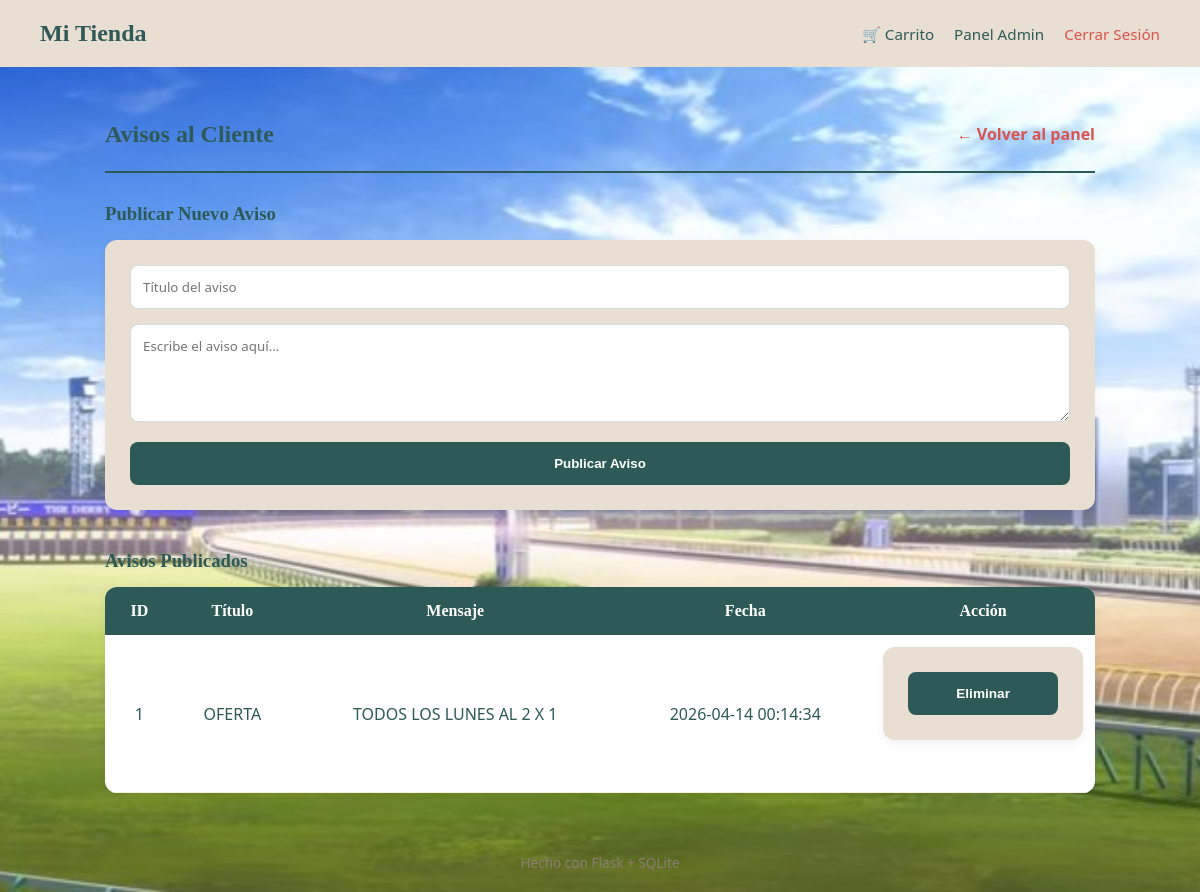
The page /admin/avisos (signed in) on the database as committed earlier.
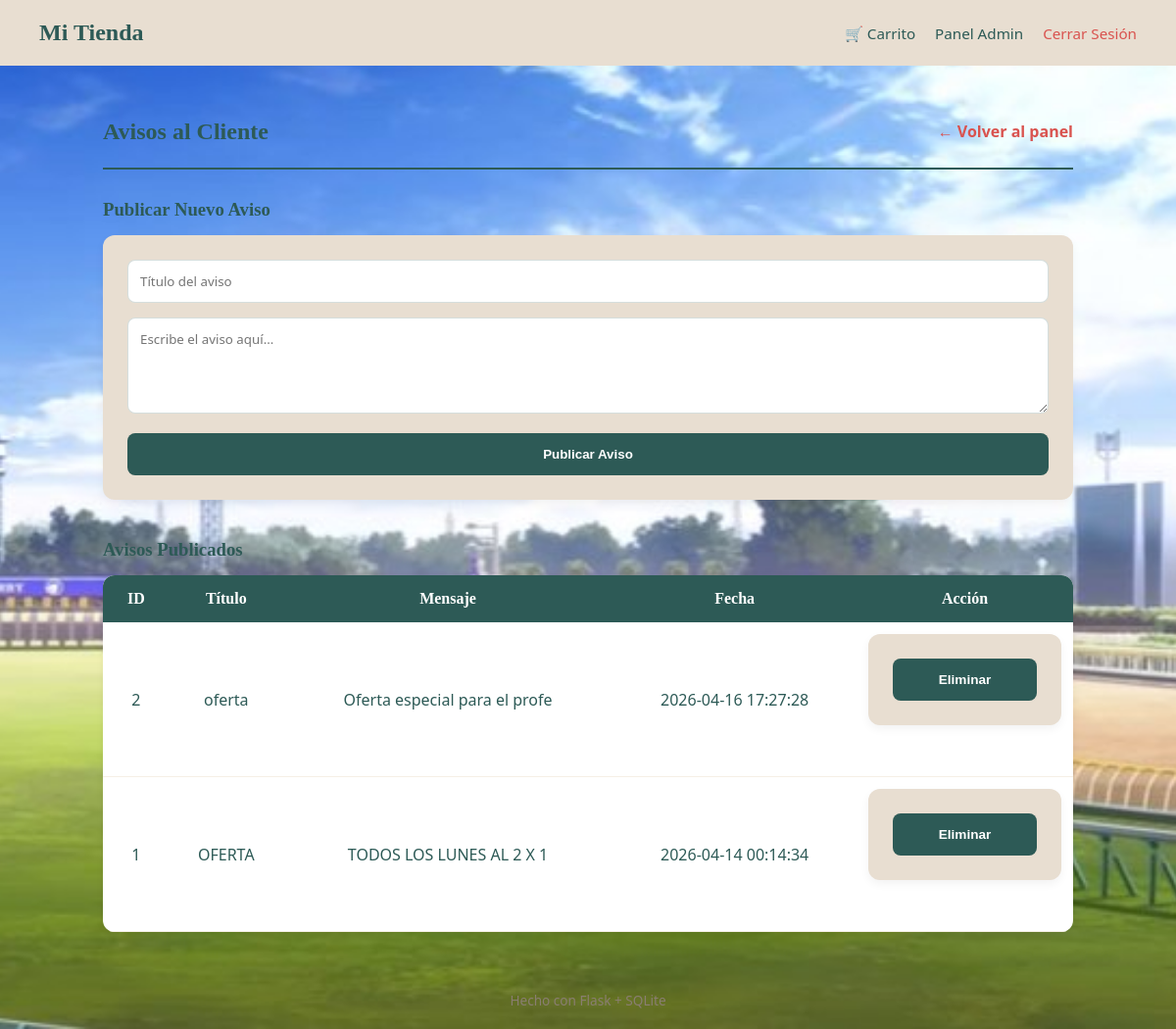
The same page on the database as committed later.
### tables this page shows
CREATE TABLE avisos(
                    id INTEGER PRIMARY KEY AUTOINCREMENT,
                    titulo TEXT NOT NULL,
                    mensaje TEXT NOT NULL,
                    activo INTEGER NOT NULL DEFAULT 1,
                    creado_en TEXT NOT NULL DEFAULT (datetime('now'))
                );

### app.py (the view, shortened to what this page needs)
@app.route("/admin/avisos", methods=["GET", "POST"])
def admin_avisos():
    if session.get("rol") != "admin":
        return redirect(url_for("login"))
    avisos = db.listar_avisos()
    return render_template("admin_avisos.html", avisos=avisos)

### tienda_db.py (called while the page is built)
    def listar_avisos(self, solo_activos=False):
        try:
            if solo_activos:
                self.cursor.execute("SELECT * FROM avisos WHERE activo=1 ORDER BY creado_en DESC;")
            else:
                self.cursor.execute("SELECT * FROM avisos ORDER BY creado_en DESC;")
            return self.cursor.fetchall()
        except Error as e:
            print(f"[DB] Error listando avisos: {e}")
            return []

### templates/admin_avisos.html
{% extends "base.html" %}
{% block content %}
<div class="admin-container">
  <div class="admin-header">
    <h2>Avisos al Cliente</h2>
    <p><a href="{{ url_for('admin_panel') }}">← Volver al panel</a></p>
  </div>
  <h3>Publicar Nuevo Aviso</h3>
  <form action="{{ url_for('admin_avisos') }}" method="POST">
    <input type="text" name="titulo" placeholder="Título del aviso" required>
    <textarea name="mensaje" placeholder="Escribe el aviso aquí..." rows="4"
      style="width:100%; padding:12px; margin-bottom:15px; border:1px solid rgba(45,90,86,0.2); border-radius:8px; resize:vertical; font-family:inherit; box-sizing:border-box;"></textarea>
    <button type="submit">Publicar Aviso</button>
  </form>
  <h3>Avisos Publicados</h3>
  {% if avisos %}
  <table>
    <thead>
      <tr>
        <th>ID</th>
        <th>Título</th>
        <th>Mensaje</th>
        <th>Fecha</th>
        <th>Acción</th>
      </tr>
    </thead>
    <tbody>
      {% for a in avisos %}
      <tr>
        <td>{{ a.id }}</td>
        <td>{{ a.titulo }}</td>
        <td>{{ a.mensaje }}</td>
        <td>{{ a.creado_en }}</td>
        <td>
          <form method="POST" action="{{ url_for('admin_eliminar_aviso', aviso_id=a.id) }}"
                onsubmit="return confirm('¿Eliminar este aviso?');">
            <button class="btn btn-danger" type="submit">Eliminar</button>
          </form>
        </td>
      </tr>
      {% endfor %}
    </tbody>
  </table>
  {% else %}
  <p style="color:#8a7e72;">No hay avisos publicados.</p>
  {% endif %}
</div>
{% endblock %}

Rows that differ between the two databases and show on the page:
added avisos: id "2", titulo "oferta", mensaje "Oferta especial para el profe", creado_en "2026-04-16 17:27:28"
